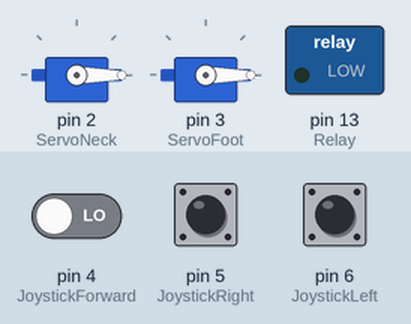
Simulated run of this sketch. Board: Arduino Uno, built with avr-gcc and run on an emulated ATmega328P. Shown: 2 × servo, switched loads named in the sketch (green lamp = pin HIGH). The test bench sets the inputs (shaded band); at power-on: pin 4 (JoystickForward) LOW, pin 5 (JoystickRight) LOW, pin 6 (JoystickLeft) LOW.

Above: at 1.2 s.
1.3 s: pin 4 (JoystickForward) driven HIGH
At 1.7 s:
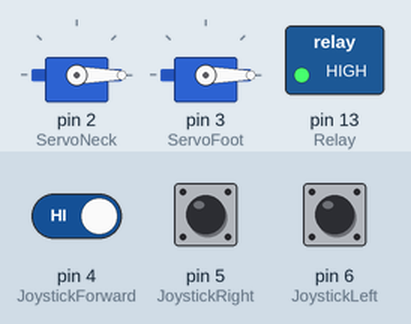
2.8 s: pin 5 (JoystickRight) pulled HIGH for 0.15 s
At 4.0 s:
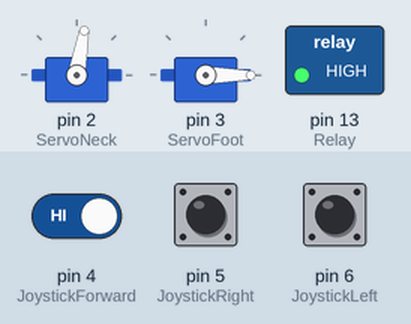
4.4 s: pin 6 (JoystickLeft) pulled HIGH for 0.15 s
At 5.3 s:
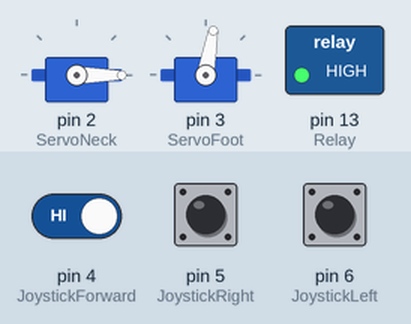
6.0 s: pin 4 (JoystickForward) driven LOW
At 6.5 s:
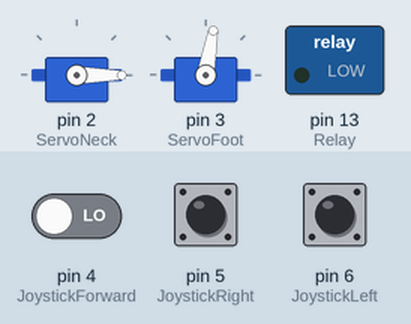
7.5 s: pin 5 (JoystickRight) pulled HIGH for 1 s
At 8.8 s:
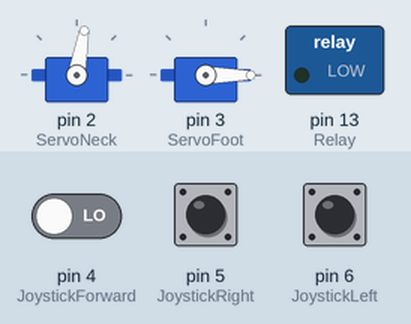
Timing chart, 0 to 10.5 s (numbered marks = the images above; inputs shaded):
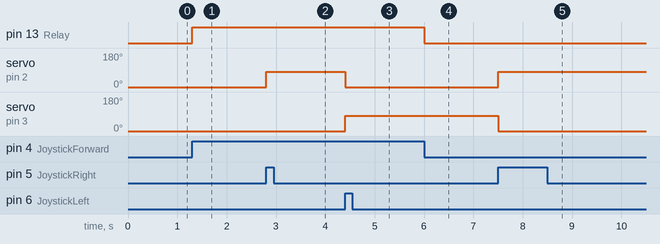

Measured:
- after the input at 1.3 s, pin 13 (Relay): LOW → HIGH at once
- after the input at 2.8 s, servo on pin 2 (ServoNeck): 0° → 80° at once
- after the input at 4.4 s, servo on pin 2 (ServoNeck): 80° → 0° at once; servo on pin 3 (ServoFoot): 0° → 80° at once
- after the input at 6.0 s, pin 13 (Relay): HIGH → LOW at once
- after the input at 7.5 s, servo on pin 2 (ServoNeck): 0° → 80° at once; servo on pin 3 (ServoFoot): 80° → 0° at once

The sketch:

controller1.ino.ino
```cpp
#include<Servo.h>

#define Relay 13
#define ServoNeck 2
#define ServoTail 1
#define ServoFoot 3
#define JoystickForward 4
#define JoystickForward2 7
#define JoystickRight 5
#define JoystickLeft 6
#define NeckPlusPosition 60
#define NeckMainusPosition 0
#define TailPlusPosition 60
#define TailMainusPosition 0
#define FootPlusPosition 60
#define FootMainusPosition 0
#define NeutralPosition 30
#define Delay 500

int count;

Servo neck,foot;
int forward;
int right;
int left;

void setup(){
  Serial.begin(115200);
  pinMode(JoystickForward, INPUT);
  pinMode(JoystickRight, INPUT);
  pinMode(JoystickLeft, INPUT);
  pinMode(Relay, OUTPUT);
  neck.attach(ServoNeck,900,2100);
  foot.attach(ServoFoot,900,2100);
  neck.write(0);
  foot.write(0);
  count = 0;
}

void loop(){
  forward = digitalRead(JoystickForward);
  right = digitalRead(JoystickRight);
  left = digitalRead(JoystickLeft);
  if (count > 100) {
    count = 0;
    if (forward) {
      digitalWrite(Relay, HIGH);
    } else {
      digitalWrite(Relay, LOW);
    }

    if (right){
      neck.write(80);
      foot.write(-80);
    }
    if(left){
      neck.write(-80);
      foot.write(80);
    }
  } else {
  count++;
  }
}
```
